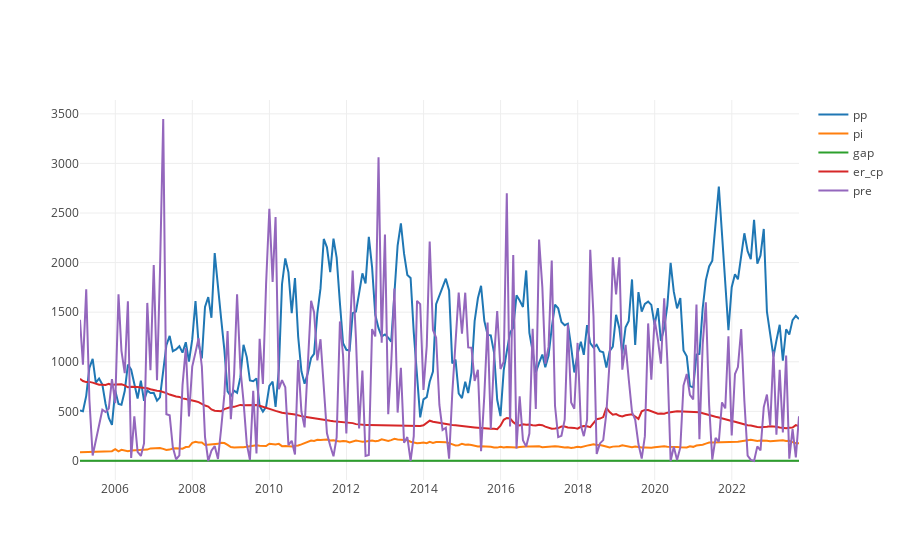

The cell this chart's notebook holds for it:
### Code cell
fig = go.Figure()
for variable in df.columns:
    fig.add_trace(go.Scatter(x = df.index, y =df[variable], name = variable))
fig.update_layout(template = None)

### Figure 1 — Plotly figure (JSON) as saved in the notebook; plotly's stock layout.template omitted (floating-point values rounded to 4 significant figures; data arrays with more than 128 entries replaced by an {"elided": "..."} marker saying what was removed)
{"data": [{"name": "pp", "type": "scatter", "x": {"elided": "225 str values"}, "y": {"elided": "225 float values"}}, {"name": "pi", "type": "scatter", "x": {"elided": "225 str values"}, "y": {"elided": "225 float values"}}, {"name": "gap", "type": "scatter", "x": {"elided": "225 str values"}, "y": {"elided": "225 float values"}}, {"name": "er_cp", "type": "scatter", "x": {"elided": "225 str values"}, "y": {"elided": "225 float values"}}, {"name": "pre", "type": "scatter", "x": {"elided": "225 str values"}, "y": {"elided": "225 float values"}}], "layout": {}}
